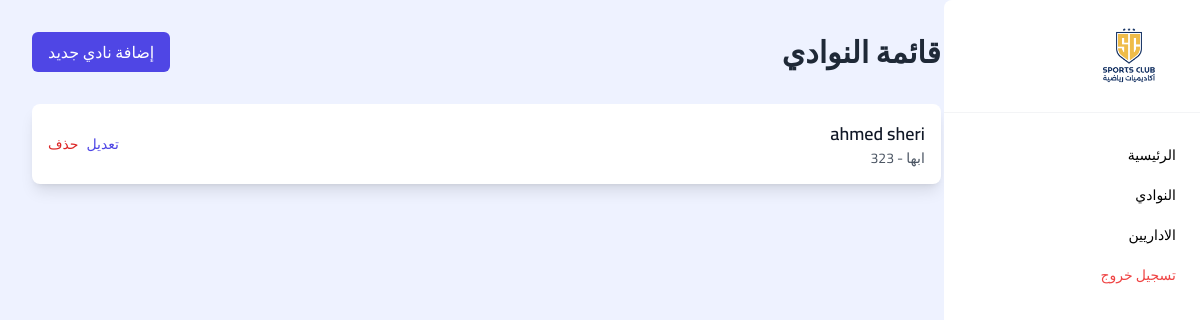
/admin_dashboard/viewClub, run on an earlier commit of the app's database.
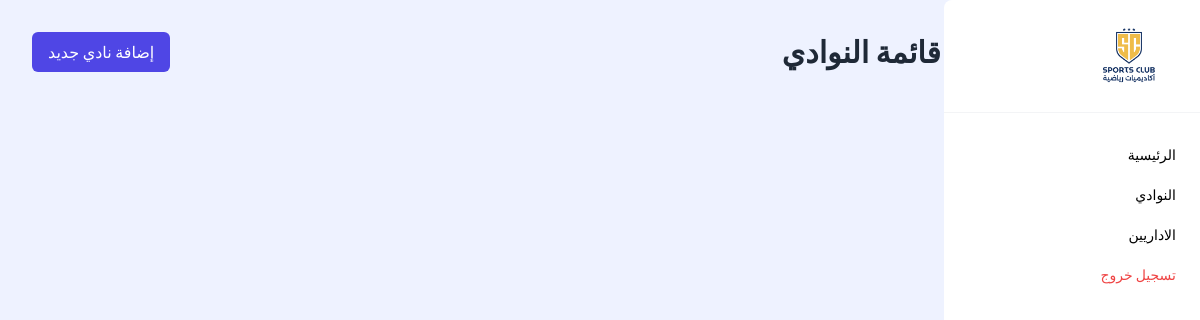
And on a later commit of the database.
### accounts/models.py (models this page shows, shortened)
class ClubsModel(models.Model):
    name = models.CharField(max_length=250, null=True, verbose_name="اسم الاكادمية")
    city = models.CharField(max_length=255, choices = citys, null=True, verbose_name="المدينة")
    district = models.CharField(max_length=250, null=True, verbose_name="الحي")
    street = models.CharField(max_length=250, null=True, verbose_name="الشارع")
    creation_date = models.DateTimeField(auto_now_add=True)

### admin_dashboard/views.py (the view)
# urls.py: path('viewClub', views.viewClub, name="viewClub"),
def viewClub(request):
    clubs = ClubsModel.objects.all()
    return render(request, 'admin_dashboard/Club/viewClub.html', {'clubs':clubs})

### templates/admin_dashboard/Club/viewClub.html (shortened to what this page needs)
{% extends "base_admin_dashboard.html" %} {% load static %} {% block content %}
<section class="bg-indigo-50 w-full min-h-screen p-4 md:p-8">
  <div class="max-w-6xl mx-auto md:pr-[20%]">
    <div class="flex justify-between items-center mb-8">
      <h1 class="text-3xl font-bold text-gray-800">قائمة النوادي</h1>
      <a
        href="/admin_dashboard/addClub"
        class="bg-indigo-600 text-white px-4 py-2 rounded-md hover:bg-indigo-700 transition duration-300 ease-in-out"
        >إضافة نادي جديد</a
      >
    </div>
    <ul
      class="bg-white rounded-lg shadow-lg overflow-hidden divide-y divide-gray-200"
    >
    {% for club in clubs %}
    <li class="p-4 hover:bg-gray-50 transition duration-150 ease-in-out">
      <div
        class="flex flex-col md:flex-row md:items-center md:justify-between"
      >
        <div class="mb-2 md:mb-0">
          <h2 class="text-lg font-semibold text-gray-900">{{club.name}}</h2>
          <p class="text-sm text-gray-600">{{club.get_city_display}} - {{club.district}}</p>
        </div>
        <div class="flex items-center space-x-2 rtl:space-x-reverse">
          <a
            href="{% url 'editClub' club.id %}"
            class="text-indigo-600 hover:text-indigo-800 text-sm font-medium"
            >تعديل</a
          >
          <a
            href="{% url 'deleteClub' club.id %}"
            class="text-red-600 hover:text-red-800 text-sm font-medium"
            >حذف</a
          >
        </div>
      </div>
    </li>
    {% endfor %}
    </ul>
  </div>
</section>
{% endblock content %}

What changed in the data, as far as the page shows it:
removed ClubsModel: name "ahmed sheri", city "ابها", district "323"
